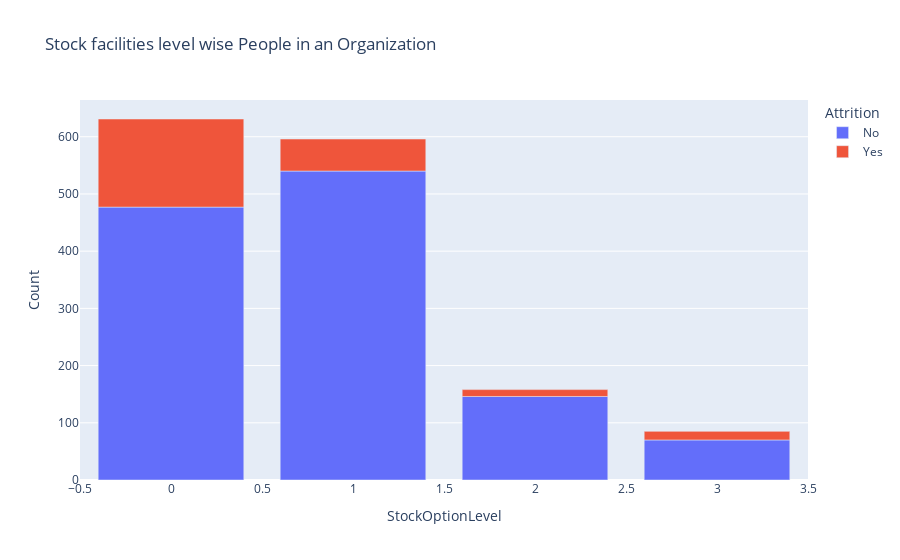

Notebook source saved alongside this figure:
### Code cell
stk_att = data.groupby(['StockOptionLevel','Attrition']).apply(lambda x:x['DailyRate'].count()).reset_index(name='Count')

px.bar(stk_att, x='StockOptionLevel', y='Count', color='Attrition', title='Stock facilities level wise People in an Organization')

### Figure 1 — Plotly figure (JSON) as saved in the notebook; plotly's stock layout.template omitted (floating-point values rounded to 4 significant figures)
{"data": [{"alignmentgroup": "True", "hovertemplate": "Attrition=No<br>StockOptionLevel=%{x}<br>Count=%{y}<extra></extra>", "legendgroup": "No", "marker": {"color": "#636efa"}, "name": "No", "offsetgroup": "No", "orientation": "v", "showlegend": true, "textposition": "auto", "type": "bar", "x": [0, 1, 2, 3], "xaxis": "x", "y": [477, 540, 146, 70], "yaxis": "y"}, {"alignmentgroup": "True", "hovertemplate": "Attrition=Yes<br>StockOptionLevel=%{x}<br>Count=%{y}<extra></extra>", "legendgroup": "Yes", "marker": {"color": "#EF553B"}, "name": "Yes", "offsetgroup": "Yes", "orientation": "v", "showlegend": true, "textposition": "auto", "type": "bar", "x": [0, 1, 2, 3], "xaxis": "x", "y": [154, 56, 12, 15], "yaxis": "y"}], "layout": {"barmode": "relative", "legend": {"title": {"text": "Attrition"}, "tracegroupgap": 0}, "title": {"text": "Stock facilities level wise People in an Organization"}, "xaxis": {"anchor": "y", "domain": [0, 1], "title": {"text": "StockOptionLevel"}}, "yaxis": {"anchor": "x", "domain": [0, 1], "title": {"text": "Count"}}}}
